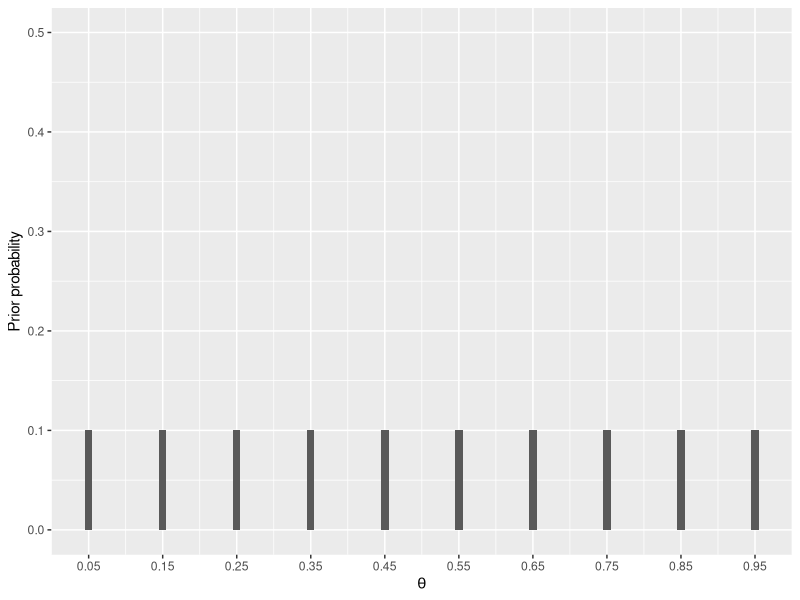
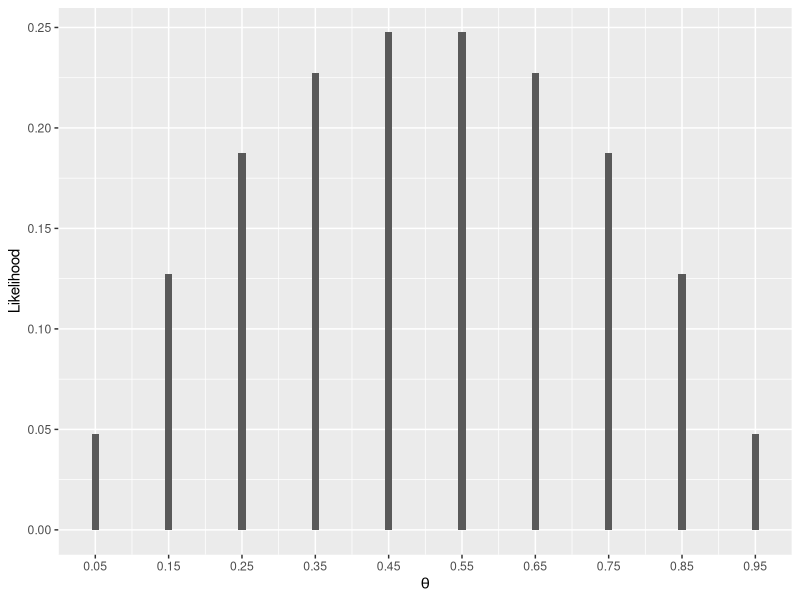
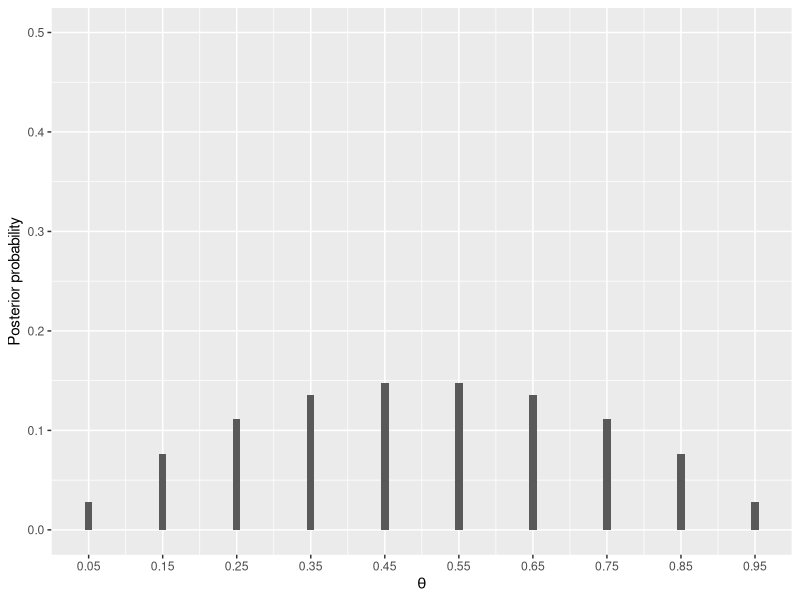

Recreate these plots in R, in order.
## ---- chunk 1
#| message: false
library(ggplot2)
## ---- chunk 2
# Possible value of parameter
thetas <- seq(.05, to = .95, by = .10)
# Prior (change the numbers below according to the relative plausibility)
pth <- c(
    `.05` = .1, # for .05
    `.15` = .1, # for .15
    `.25` = .1, # for .25
    `.35` = .1, # for .35
    `.45` = .1, # for .45
    `.55` = .1, # for .55
    `.65` = .1, # for .65
    `.75` = .1, # for .75
    `.85` = .1, # for .85
    `.95` = .1 # for .95
)
# Make sure the probabilities sum to 1; if not, scaled it
sum(pth)
pth <- pth / sum(pth)
## ---- chunk 3
ggplot(data.frame(th = thetas, prior_prob = pth),
       aes(x = th, y = pth)) +
    geom_col(width = 0.01) +
    labs(x = expression(theta), y = "Prior probability") +
    scale_x_continuous(breaks = thetas) +
    ylim(0, 0.5)
## ---- chunk 4
(y1 <- c(0, 1))
## ---- chunk 5
# Likelihood function
lik <- function(th, y) {
    num_heads <- sum(y)
    num_tails <- length(y) - num_heads
    th ^ num_heads * (1 - th) ^ num_tails
}
pD_given_th <- lik(thetas, y1)  # likelihood values for different thetas
## ---- chunk 6
#| label: fig-lik
ggplot(data.frame(th = thetas, lik = pD_given_th),
       aes(x = th, y = lik)) +
    geom_col(width = 0.01) +
    scale_x_continuous(breaks = thetas) +
    labs(x = expression(theta), y = "Likelihood")
## ---- chunk 7
# Compute the posterior based on Bayes' theorem
pth_given_D <- pD_given_th * pth / sum(pD_given_th * pth)
sum(pth_given_D)
## ---- chunk 8
# Compute the posterior based on Bayes' theorem
pth_given_D2 <- pth * pD_given_th
pth_given_D2 <- pth_given_D2 / sum(pth_given_D2)  # scale to sum to 1
## ---- chunk 9
# [insert code for Q4]

## ---- chunk 10
ggplot(data.frame(th = thetas, post_prob = pth_given_D),
       aes(x = th, y = post_prob)) +
    geom_col(width = 0.01) +
    scale_x_continuous(breaks = thetas) +
    labs(x = expression(theta), y = "Posterior probability") +
    ylim(0, 0.5)
## ---- chunk 11
sim_thetas <- sample(thetas, size = 10000,
                     prob = pD_given_th * pth, replace = TRUE)
# Obtain the mean, median, and standard deviation
## ---- chunk 12
# Calculate the probability that the coin is fair

